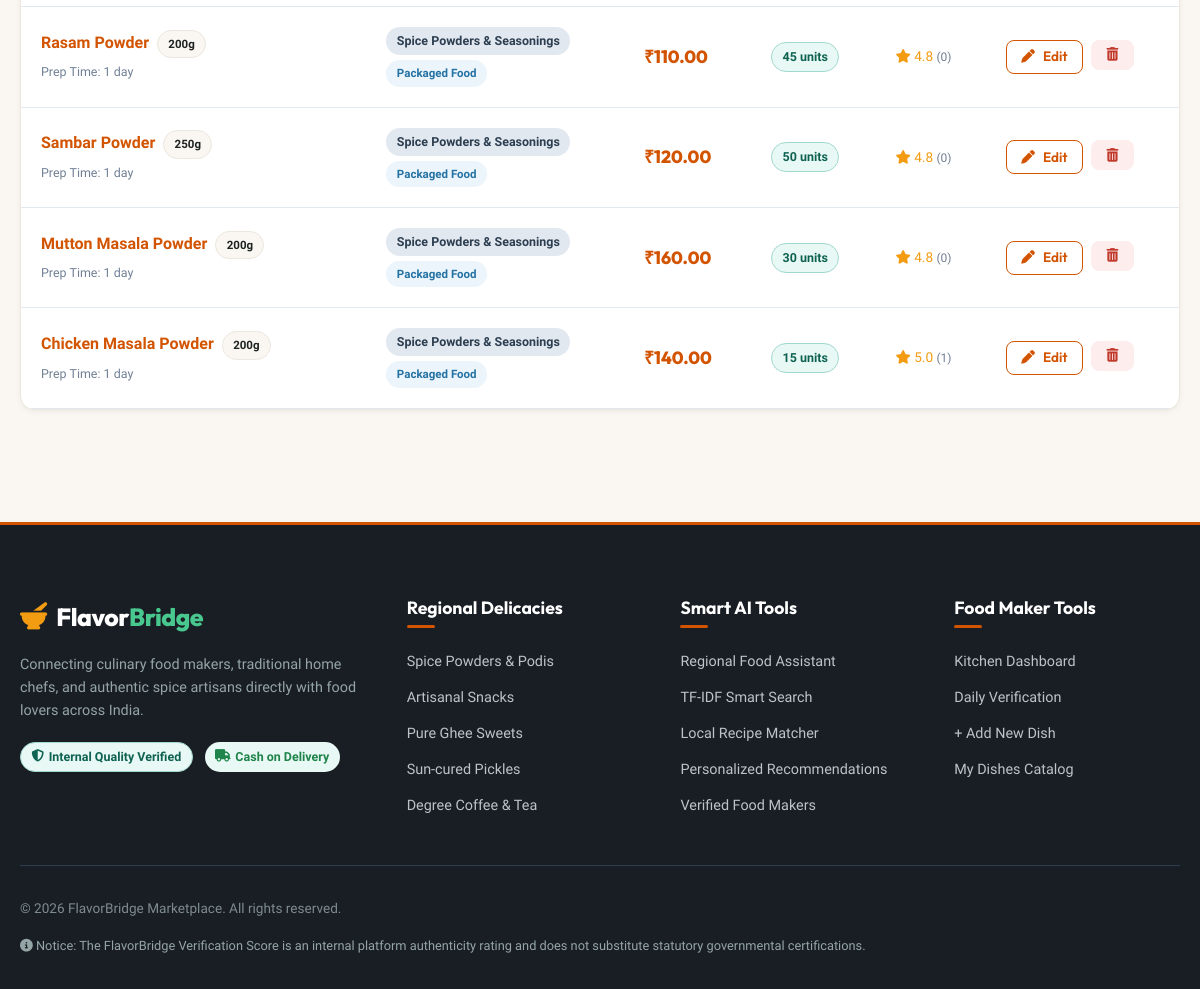
The app's page /my-products (signed in, lower part), older data.
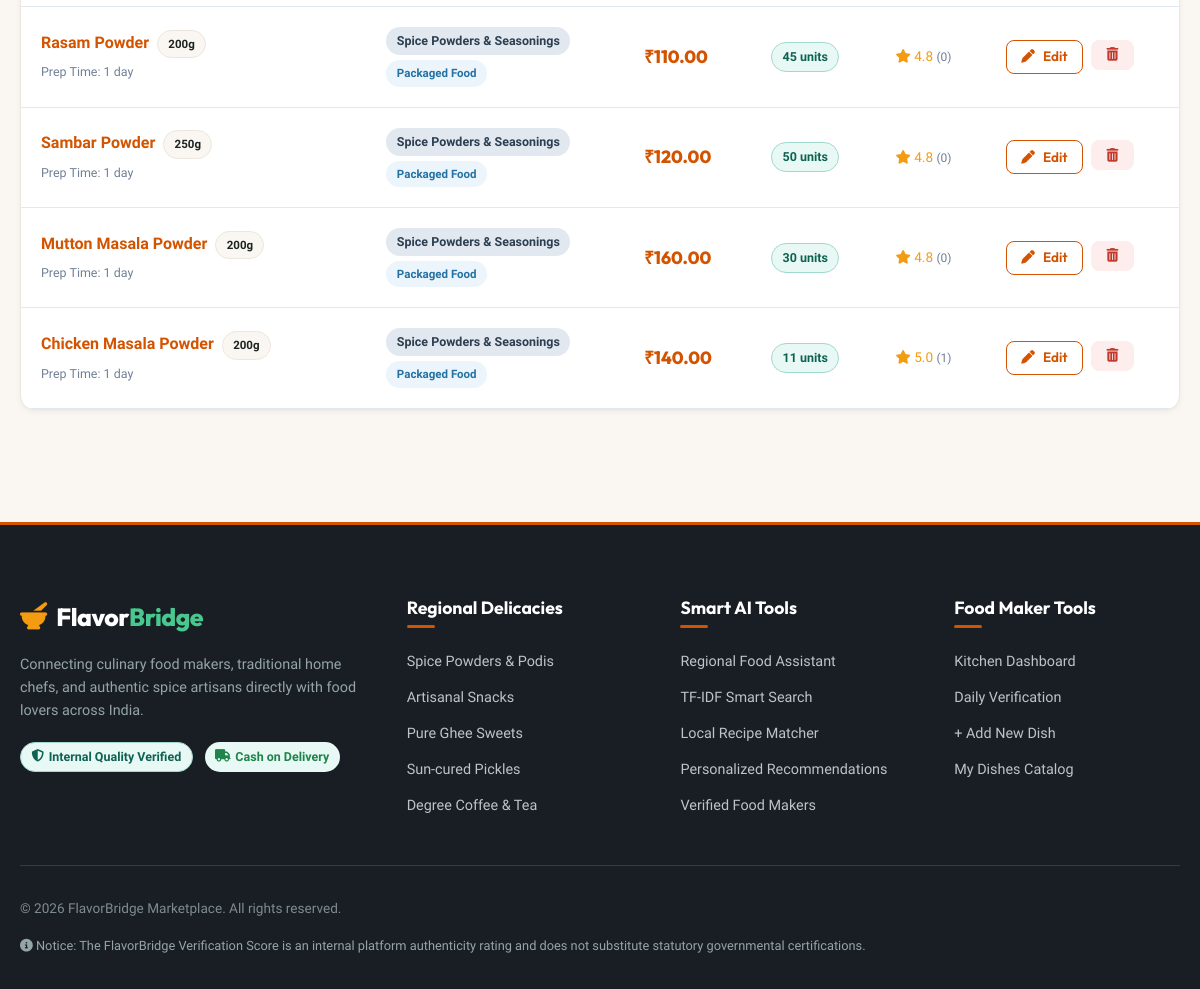
The same page, newer data.
### backend/models.py (models this page shows, shortened)
class Product(db.Model):
    __tablename__ = 'products'
    id = db.Column(db.Integer, primary_key=True)
    food_maker_id = db.Column(db.Integer, db.ForeignKey('food_makers.id', ondelete='CASCADE'), nullable=False)
    name = db.Column(db.String(150), nullable=False, index=True)
    category = db.Column(db.String(100), nullable=False, index=True)
    description = db.Column(db.Text, nullable=True)
    ingredients = db.Column(db.Text, nullable=True)
    price = db.Column(db.Float, nullable=False)
    city = db.Column(db.String(100), nullable=False, index=True)
    region = db.Column(db.String(100), nullable=True)
    image = db.Column(db.String(255), nullable=True)
    stock = db.Column(db.Integer, default=10)
    product_type = db.Column(db.String(50), nullable=False, default='Packaged Food')  # 'Packaged Food' or 'Fresh Food'
    preparation_time = db.Column(db.String(50), nullable=True, default='1-2 days')
    net_quantity = db.Column(db.String(50), nullable=True, default='250g')  # e.g., '500g', '150g', '250g', '1 kg', '1 Plate'
    created_at = db.Column(db.DateTime, default=datetime.utcnow)
    cart_items = db.relationship('CartItem', backref='product', lazy=True, cascade='all, delete-orphan')
    order_items = db.relationship('OrderItem', backref='product', lazy=True)
    reviews = db.relationship('Review', backref='product', lazy=True, cascade='all, delete-orphan')
    interactions = db.relationship('Interaction', backref='product', lazy=True, cascade='all, delete-orphan')
    @property
    def average_rating(self):
        if not self.reviews:
            return 4.8  # Default positive score for new listings
        return round(sum(r.rating for r in self.reviews) / len(self.reviews), 1)
    @property
    def rating_count(self):
        return len(self.reviews)

class Review(db.Model):
    __tablename__ = 'reviews'
    id = db.Column(db.Integer, primary_key=True)
    customer_id = db.Column(db.Integer, db.ForeignKey('users.id'), nullable=False)
    product_id = db.Column(db.Integer, db.ForeignKey('products.id', ondelete='CASCADE'), nullable=True)
    food_maker_id = db.Column(db.Integer, db.ForeignKey('food_makers.id', ondelete='CASCADE'), nullable=False)
    rating = db.Column(db.Integer, nullable=False)  # 1 to 5
    comment = db.Column(db.Text, nullable=True)
    created_at = db.Column(db.DateTime, default=datetime.utcnow)

### backend/routes/product_routes.py (the view)
@product_bp.route('/my-products')
@login_required
def my_products():
    user_id = session.get('user_id')
    maker = get_or_create_food_maker(user_id)
    if not maker:
        return redirect(url_for('food_maker.dashboard'))
    products = Product.query.filter_by(food_maker_id=maker.id).order_by(Product.created_at.desc()).all()
    return render_template('my_products.html', maker=maker, products=products)

### backend/utils/security.py (called while the page is built, shortened)
def login_required(f):
    @wraps(f)
    def decorated_function(*args, **kwargs):
        user_id = session.get('user_id')
        if not user_id:
            flash('Please log in to access this page.', 'warning')
            return redirect(url_for('auth.login', next=request.path))
        user = User.query.get(user_id)
        if not user:
            user_email = session.get('user_email')
            if user_email:
                user = User.query.filter_by(email=user_email).first()
                if user:
                    session['user_id'] = user.id
        if not user:
            session.clear()
            flash('Please log in to access this page.', 'warning')
            return redirect(url_for('auth.login', next=request.path))
        return f(*args, **kwargs)
    return decorated_function

def get_or_create_food_maker(user_id):
    from backend.extensions import db
    from backend.models import FoodMaker
    user = User.query.get(user_id)
    if not user:
        return None
    maker = FoodMaker.query.filter_by(user_id=user.id).first()
    return maker

### frontend/templates/my_products.html (shortened to what this page needs)
{% extends "base.html" %}
{% block content %}
<div class="container" style="padding: 3rem 1.25rem;">
  {% if products %}
    <div class="cart-table-wrapper">
      <table class="table">
        <tbody>
          {% for p in products %}
            <tr id="prod-row-{{ p.id }}">
              <td>
                <strong style="font-size: 1rem; color: var(--dark); display: block;">
                  <a href="{{ url_for('product.product_detail', product_id=p.id) }}">{{ p.name }}</a>
                  {% if p.net_quantity %}
                    <span class="badge" style="font-size: 0.72rem; background: #FAF7F2; color: #1C2321; border: 1px solid #ECE7DE; font-weight: 700; margin-left: 4px;">
                      {{ p.net_quantity }}
                    </span>
                  {% endif %}
                </strong>
                <span style="font-size: 0.78rem; color: var(--gray-medium);">
                  Prep Time: {{ p.preparation_time or '1 day' }}
                </span>
              </td>
              <td>
                <span class="badge badge-category" style="margin-bottom: 4px; display: inline-block;">{{ p.category }}</span>
                <div>
                  <span class="badge {{ 'badge-fresh' if p.product_type == 'Fresh Food' else 'badge-packaged' }}" style="font-size: 0.72rem;">
                    {{ p.product_type }}
                  </span>
                </div>
              </td>
              <td style="font-weight: 800; font-family: var(--font-heading); color: var(--primary); font-size: 1.1rem;">
                ₹{{ "%.2f"|format(p.price) }}
              </td>
              <td>
                <span class="badge {{ 'badge-verified' if p.stock > 5 else ('badge-pending' if p.stock > 0 else 'badge-danger') }}">
                  {{ p.stock }} units
                </span>
              </td>
              <td>
                <div class="stars" style="font-size: 0.85rem;">
                  <i class="fa-solid fa-star"></i> {{ p.average_rating }}
                  <span style="color: var(--gray-medium); font-size: 0.75rem;">({{ p.rating_count }})</span>
                </div>
              </td>
              <td>
                <div style="display: flex; gap: 0.5rem;">
                  <a href="{{ url_for('product.edit_product', product_id=p.id) }}" class="btn btn-outline btn-sm" title="Edit Product">
                    <i class="fa-solid fa-pen"></i> Edit
                  </a>
                  <form method="POST" action="{{ url_for('product.delete_product', product_id=p.id) }}" style="display: inline;">
                    <button type="button" class="btn btn-outline btn-sm btn-delete-product-ajax" data-product-id="{{ p.id }}" data-product-name="{{ p.name }}" style="color: var(--danger); border-color: #FDEDEC; background: #FDEDEC;" title="Delete Product">
                      <i class="fa-solid fa-trash-can"></i>
                    </button>
                  </form>
                </div>
              </td>
            </tr>
          {% endfor %}
        </tbody>
      </table>
    </div>
  {% endif %}
</div>
{% endblock %}

Row changes from the older to the newer data that the page shows:
changed Product "Chicken Masala Powder": stock "15" → "11"
